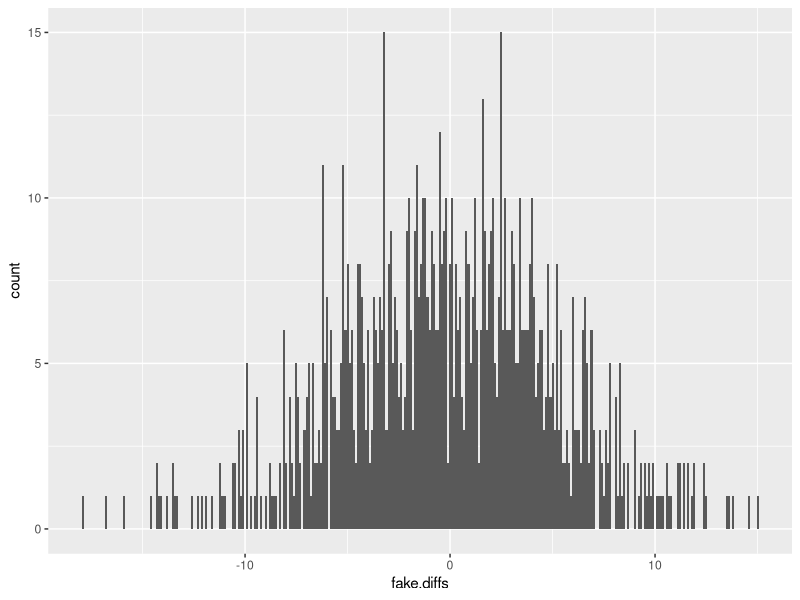
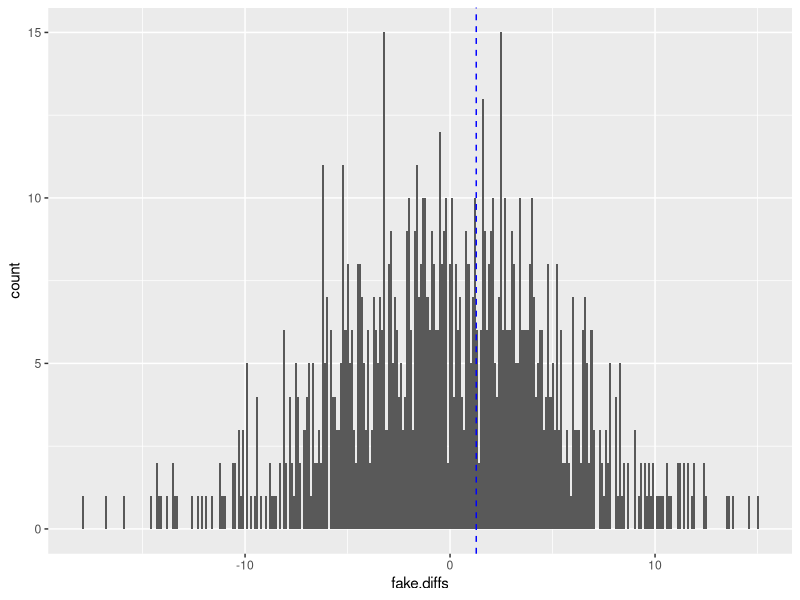

Write the R code that produced these figures, in order.
## ---- chunk 1
knitr::opts_chunk$set(echo = TRUE, warning=FALSE,message=FALSE,header= TRUE)
library(tidyverse)
library(readr)
library(ggplot2)
data1 <-read.csv("sugar_consumption.csv",stringsAsFactors = FALSE)
data2 <- data1[complete.cases(data1),]
colnames(data2)

## ---- chunk 2

c_temp <- sort(unique(data2$X))
ct <- rep(c_temp,44)
mt <- rep(1961:2004,each = 151)
Sugar <- data2[,2]
mydat <- for(i in 2:45){
  Sugar <- c(Sugar,data2[,i])
}
Sugar_con <- Sugar[-c(1:151)]
mydata <- data.frame(Country = ct,year = mt, Sugar_Consumption = Sugar_con)

subdat <- subset(mydata,year == 1990 | year == 2000)
head(subdat)

temp <- mean(subdat$Sugar_Consumption) 
subdat <- mutate(subdat, abvalerror = abs(Sugar_Consumption-temp))
mean_sugar <- with(subdat,tapply(abvalerror,year,mean))
real.diff <- as.numeric(mean_sugar[2]- mean_sugar[1])

len <- nrow(subdat)
fake.diffs <- vector("double",length=1000) 
set.seed(3)
for (i in seq_along(fake.diffs)){
  fake.data <- sample(subdat$Sugar_Consumption,len,replace=F) 
  fake.diffs[i] <- mean(fake.data[1:151])-mean(fake.data[152:302]) 
}
ggplot() +
  geom_histogram(aes(x=fake.diffs),binwidth=0.1)
## ---- chunk 3
sum(real.diff > fake.diffs)/1000     # 59% 
ggplot() +
  geom_histogram(aes(x=fake.diffs),binwidth=0.1) +
  geom_vline(aes(xintercept=real.diff),col="blue",lty=2)
